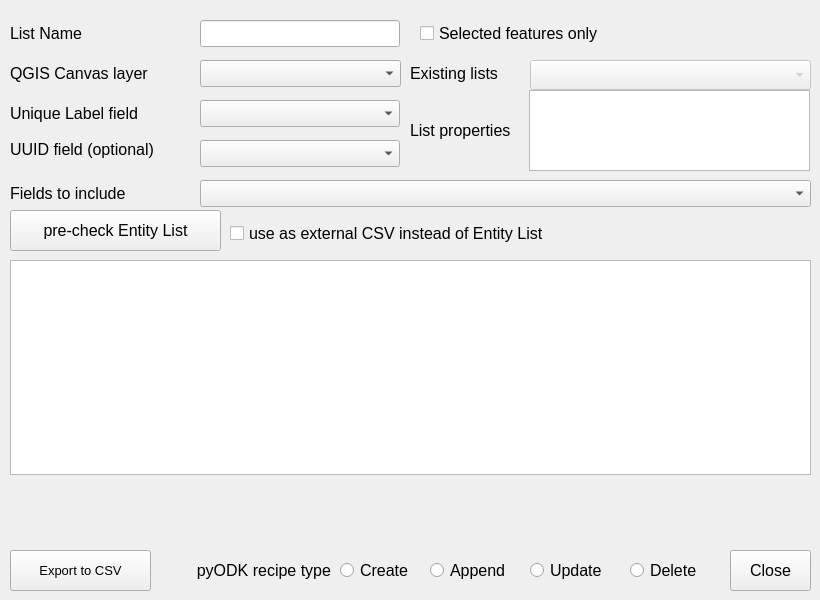
   <widget class="QWidget" name="Entity_management_tab">
    <attribute name="title">
     <string>Entity Management</string>
    </attribute>
    <widget class="QPushButton" name="closeWindow_3">
     <property name="geometry">
      <rect>
       <x>730</x>
       <y>550</y>
       <width>81</width>
       <height>41</height>
      </rect>
     </property>
     <property name="font">
      <font>
       <family>Arial</family>
       <pointsize>12</pointsize>
       <weight>50</weight>
       <bold>false</bold>
      </font>
     </property>
     <property name="toolTip">
      <string/>
     </property>
     <property name="text">
      <string>Close</string>
     </property>
     <property name="checkable">
      <bool>false</bool>
     </property>
     <property name="autoDefault">
      <bool>false</bool>
     </property>
     <property name="default">
      <bool>false</bool>
     </property>
     <property name="flat">
      <bool>false</bool>
     </property>
    </widget>
    <widget class="QCheckBox" name="onlycsv">
     <property name="geometry">
      <rect>
       <x>230</x>
       <y>220</y>
       <width>401</width>
       <height>27</height>
      </rect>
     </property>
     <property name="font">
      <font>
       <family>Arial</family>
       <pointsize>12</pointsize>
      </font>
     </property>
     <property name="layoutDirection">
      <enum>Qt::LeftToRight</enum>
     </property>
     <property name="text">
      <string>use as external CSV instead of Entity List</string>
     </property>
    </widget>
    <widget class="QLabel" name="label_Dataset_name">
     <property name="geometry">
      <rect>
       <x>10</x>
       <y>20</y>
       <width>180</width>
       <height>27</height>
      </rect>
     </property>
     <property name="font">
      <font>
       <family>Arial</family>
       <pointsize>12</pointsize>
      </font>
     </property>
     <property name="text">
      <string>List Name</string>
     </property>
    </widget>
    <widget class="QgsMapLayerComboBox" name="layer_to_Elist">
     <property name="geometry">
      <rect>
       <x>200</x>
       <y>60</y>
       <width>201</width>
       <height>27</height>
      </rect>
     </property>
     <property name="font">
      <font>
       <family>Arial</family>
       <pointsize>12</pointsize>
      </font>
     </property>
    </widget>
    <widget class="QgsFieldComboBox" name="Elist_label">
     <property name="geometry">
      <rect>
       <x>200</x>
       <y>100</y>
       <width>200</width>
       <height>27</height>
      </rect>
     </property>
     <property name="font">
      <font>
       <family>Arial</family>
       <pointsize>12</pointsize>
      </font>
     </property>
    </widget>
    <widget class="QCheckBox" name="selected_features">
     <property name="geometry">
      <rect>
       <x>420</x>
       <y>20</y>
       <width>221</width>
       <height>27</height>
      </rect>
     </property>
     <property name="font">
      <font>
       <family>Arial</family>
       <pointsize>12</pointsize>
      </font>
     </property>
     <property name="layoutDirection">
      <enum>Qt::LeftToRight</enum>
     </property>
     <property name="text">
      <string>Selected features only</string>
     </property>
    </widget>
    <widget class="QPushButton" name="export_Elist_to_csv">
     <property name="geometry">
      <rect>
       <x>10</x>
       <y>550</y>
       <width>141</width>
       <height>41</height>
      </rect>
     </property>
     <property name="font">
      <font>
       <family>Arial</family>
       <pointsize>10</pointsize>
      </font>
     </property>
     <property name="toolTip">
      <string/>
     </property>
     <property name="text">
      <string>Export to CSV</string>
     </property>
     <property name="autoDefault">
      <bool>false</bool>
     </property>
     <property name="default">
      <bool>false</bool>
     </property>
    </widget>
    <widget class="QRadioButton" name="radio_new_code">
     <property name="geometry">
      <rect>
       <x>340</x>
       <y>560</y>
       <width>91</width>
       <height>21</height>
      </rect>
     </property>
     <property name="font">
      <font>
       <family>Arial</family>
       <pointsize>12</pointsize>
      </font>
     </property>
     <property name="toolTip">
      <string>CREATE new entity list</string>
     </property>
     <property name="text">
      <string>Create</string>
     </property>
    </widget>
    <widget class="QLabel" name="label_entity_label">
     <property name="geometry">
      <rect>
       <x>10</x>
       <y>100</y>
       <width>180</width>
       <height>27</height>
      </rect>
     </property>
     <property name="font">
      <font>
       <family>Arial</family>
       <pointsize>12</pointsize>
      </font>
     </property>
     <property name="text">
      <string>Unique Label field</string>
     </property>
    </widget>
    <widget class="QLabel" name="label_uuid">
     <property name="geometry">
      <rect>
       <x>10</x>
       <y>140</y>
       <width>180</width>
       <height>27</height>
      </rect>
     </property>
     <property name="sizePolicy">
      <sizepolicy hsizetype="Preferred" vsizetype="Preferred">
       <horstretch>0</horstretch>
       <verstretch>0</verstretch>
      </sizepolicy>
     </property>
     <property name="font">
      <font>
       <family>Arial</family>
       <pointsize>12</pointsize>
      </font>
     </property>
     <property name="toolTip">
      <string/>
     </property>
     <property name="text">
      <string>UUID field (optional)</string>
     </property>
     <property name="alignment">
      <set>Qt::AlignLeading|Qt::AlignLeft|Qt::AlignTop</set>
     </property>
    </widget>
    <widget class="QRadioButton" name="radio_append_code">
     <property name="geometry">
      <rect>
       <x>430</x>
       <y>560</y>
       <width>91</width>
       <height>21</height>
      </rect>
     </property>
     <property name="font">
      <font>
       <family>Arial</family>
       <pointsize>12</pointsize>
      </font>
     </property>
     <property name="toolTip">
      <string>append to existing  entity list</string>
     </property>
     <property name="text">
      <string>Append</string>
     </property>
    </widget>
    <widget class="QLabel" name="label_radio_group">
     <property name="geometry">
      <rect>
       <x>160</x>
       <y>560</y>
       <width>171</width>
       <height>21</height>
      </rect>
     </property>
     <property name="font">
      <font>
       <family>Arial</family>
       <pointsize>12</pointsize>
      </font>
     </property>
     <property name="layoutDirection">
      <enum>Qt::LeftToRight</enum>
     </property>
     <property name="text">
      <string>pyODK recipe type</string>
     </property>
     <property name="alignment">
      <set>Qt::AlignRight|Qt::AlignTrailing|Qt::AlignVCenter</set>
     </property>
    </widget>
    <widget class="QLineEdit" name="Elist_name">
     <property name="geometry">
      <rect>
       <x>200</x>
       <y>20</y>
       <width>200</width>
       <height>27</height>
      </rect>
     </property>
     <property name="font">
      <font>
       <family>Arial</family>
       <pointsize>12</pointsize>
      </font>
     </property>
    </widget>
    <widget class="QgsCheckableComboBox" name="Elist_properties">
     <property name="geometry">
      <rect>
       <x>200</x>
       <y>180</y>
       <width>611</width>
       <height>27</height>
      </rect>
     </property>
     <property name="font">
      <font>
       <family>Arial</family>
       <pointsize>12</pointsize>
      </font>
     </property>
    </widget>
    <widget class="QComboBox" name="dataset_existing">
     <property name="enabled">
      <bool>false</bool>
     </property>
     <property name="geometry">
      <rect>
       <x>530</x>
       <y>60</y>
       <width>281</width>
       <height>30</height>
      </rect>
     </property>
     <property name="font">
      <font>
       <family>Arial</family>
       <pointsize>12</pointsize>
      </font>
     </property>
     <property name="toolTip">
      <string/>
     </property>
    </widget>
    <widget class="QLabel" name="label_dataset_existing">
     <property name="geometry">
      <rect>
       <x>410</x>
       <y>60</y>
       <width>121</width>
       <height>27</height>
      </rect>
     </property>
     <property name="font">
      <font>
       <family>Arial</family>
       <pointsize>12</pointsize>
      </font>
     </property>
     <property name="text">
      <string>Existing lists</string>
     </property>
    </widget>
    <widget class="QRadioButton" name="radio_update_code">
     <property name="geometry">
      <rect>
       <x>530</x>
       <y>560</y>
       <width>91</width>
       <height>21</height>
      </rect>
     </property>
     <property name="font">
      <font>
       <family>Arial</family>
       <pointsize>12</pointsize>
      </font>
     </property>
     <property name="toolTip">
      <string>UPDATE existing entitiies within a list</string>
     </property>
     <property name="text">
      <string>Update</string>
     </property>
    </widget>
    <widget class="QPushButton" name="precheck_csv">
     <property name="geometry">
      <rect>
       <x>10</x>
       <y>210</y>
       <width>211</width>
       <height>41</height>
      </rect>
     </property>
     <property name="font">
      <font>
       <family>Arial</family>
       <pointsize>12</pointsize>
      </font>
     </property>
     <property name="toolTip">
      <string/>
     </property>
     <property name="text">
      <string>pre-check Entity List</string>
     </property>
     <property name="autoDefault">
      <bool>false</bool>
     </property>
     <property name="default">
      <bool>false</bool>
     </property>
    </widget>
    <widget class="QRadioButton" name="radio_delete_code">
     <property name="geometry">
      <rect>
       <x>630</x>
       <y>560</y>
       <width>91</width>
       <height>21</height>
      </rect>
     </property>
     <property name="font">
      <font>
       <family>Arial</family>
       <pointsize>12</pointsize>
      </font>
     </property>
     <property name="toolTip">
      <string>DELETE existing entitiies within a list</string>
     </property>
     <property name="text">
      <string>Delete</string>
     </property>
    </widget>
    <widget class="QLabel" name="label_entity_properties">
     <property name="geometry">
      <rect>
       <x>10</x>
       <y>180</y>
       <width>180</width>
       <height>27</height>
      </rect>
     </property>
     <property name="font">
      <font>
       <family>Arial</family>
       <pointsize>12</pointsize>
      </font>
     </property>
     <property name="text">
      <string>Fields to include</string>
     </property>
    </widget>
    <widget class="QTextBrowser" name="existing_lists">
     <property name="enabled">
      <bool>true</bool>
     </property>
     <property name="geometry">
      <rect>
       <x>529</x>
       <y>90</y>
       <width>281</width>
       <height>81</height>
      </rect>
     </property>
     <property name="font">
      <font>
       <family>Arial</family>
       <pointsize>11</pointsize>
      </font>
     </property>
     <property name="acceptDrops">
      <bool>false</bool>
     </property>
     <property name="toolTip">
      <string/>
     </property>
     <property name="frameShape">
      <enum>QFrame::StyledPanel</enum>
     </property>
     <property name="textInteractionFlags">
      <set>Qt::TextSelectableByKeyboard|Qt::TextSelectableByMouse</set>
     </property>
     <property name="openExternalLinks">
      <bool>true</bool>
     </property>
    </widget>
    <widget class="QgsFieldComboBox" name="QGIS_KEY">
     <property name="geometry">
      <rect>
       <x>200</x>
       <y>140</y>
       <width>200</width>
       <height>27</height>
      </rect>
     </property>
     <property name="font">
      <font>
       <family>Arial</family>
       <pointsize>12</pointsize>
      </font>
     </property>
    </widget>
    <widget class="QLabel" name="label_QGIS_layer">
     <property name="geometry">
      <rect>
       <x>10</x>
       <y>60</y>
       <width>181</width>
       <height>27</height>
      </rect>
     </property>
     <property name="font">
      <font>
       <family>Arial</family>
       <pointsize>12</pointsize>
      </font>
     </property>
     <property name="text">
      <string>QGIS Canvas layer</string>
     </property>
    </widget>
    <widget class="QPlainTextEdit" name="pyODK_code">
     <property name="geometry">
      <rect>
       <x>10</x>
       <y>260</y>
       <width>801</width>
       <height>71</height>
      </rect>
     </property>
     <property name="font">
      <font>
       <family>Arial</family>
       <pointsize>11</pointsize>
      </font>
     </property>
     <property name="toolTip">
      <string>This is the [sample] code for pyODK (sellect all, copy and paste)</string>
     </property>
     <property name="readOnly">
      <bool>true</bool>
     </property>
    </widget>
    <widget class="QTableWidget" name="Entity_table">
     <property name="geometry">
      <rect>
       <x>10</x>
       <y>260</y>
       <width>801</width>
       <height>215</height>
      </rect>
     </property>
     <property name="toolTip">
      <string>preview data table</string>
     </property>
     <property name="sizeAdjustPolicy">
      <enum>QAbstractScrollArea::AdjustToContents</enum>
     </property>
     <property name="alternatingRowColors">
      <bool>true</bool>
     </property>
    </widget>
    <widget class="QLabel" name="msg_entities">
     <property name="enabled">
      <bool>true</bool>
     </property>
     <property name="geometry">
      <rect>
       <x>10</x>
       <y>480</y>
       <width>801</width>
       <height>61</height>
      </rect>
     </property>
     <property name="font">
      <font>
       <family>Arial</family>
       <pointsize>11</pointsize>
      </font>
     </property>
     <property name="focusPolicy">
      <enum>Qt::ClickFocus</enum>
     </property>
     <property name="toolTip">
      <string>Status feedback</string>
     </property>
     <property name="text">
      <string/>
     </property>
     <property name="textFormat">
      <enum>Qt::PlainText</enum>
     </property>
     <property name="wordWrap">
      <bool>true</bool>
     </property>
     <property name="textInteractionFlags">
      <set>Qt::LinksAccessibleByMouse|Qt::TextSelectableByKeyboard|Qt::TextSelectableByMouse</set>
     </property>
    </widget>
    <widget class="QLabel" name="label_dataset_existing_2">
     <property name="geometry">
      <rect>
       <x>410</x>
       <y>90</y>
       <width>121</width>
       <height>81</height>
      </rect>
     </property>
     <property name="font">
      <font>
       <family>Arial</family>
       <pointsize>12</pointsize>
      </font>
     </property>
     <property name="text">
      <string>List properties</string>
     </property>
    </widget>
   </widget>
